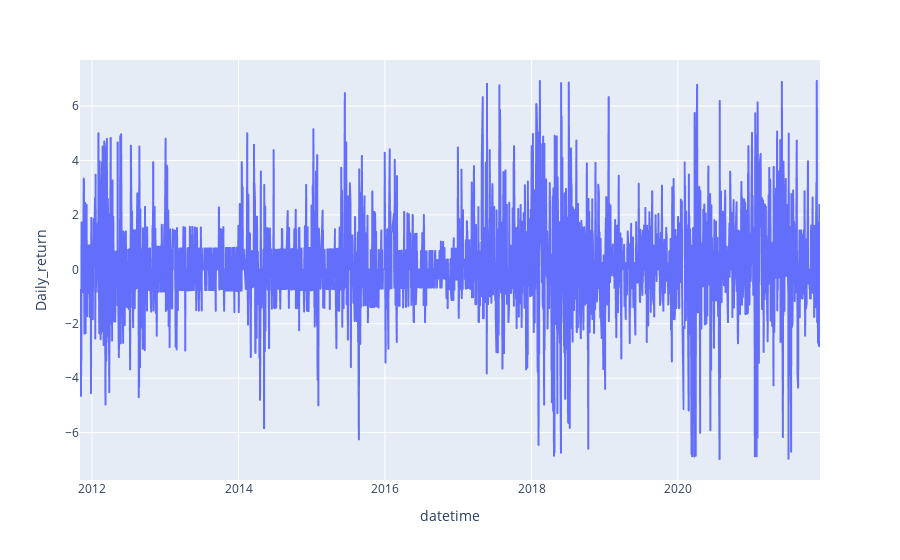

The cell this chart's notebook holds for it:
### Code cell
fig = go.Figure()
px.line(df, x='datetime', y='Daily_return', labels={'x':'Date', 'y':'Daily_Return_%'})

### Figure 1 — Plotly figure (JSON) as saved in the notebook; plotly's stock layout.template omitted (floating-point values rounded to 4 significant figures; data arrays with more than 128 entries replaced by an {"elided": "..."} marker saying what was removed)
{"data": [{"hovertemplate": "datetime=%{x}<br>Daily_return=%{y}<extra></extra>", "legendgroup": "", "line": {"color": "#636efa", "dash": "solid"}, "mode": "lines", "name": "", "showlegend": false, "type": "scattergl", "x": {"elided": "2524 str values"}, "xaxis": "x", "y": {"elided": "2524 float values"}, "yaxis": "y"}], "layout": {"legend": {"tracegroupgap": 0}, "margin": {"t": 60}, "xaxis": {"anchor": "y", "domain": [0, 1], "title": {"text": "datetime"}}, "yaxis": {"anchor": "x", "domain": [0, 1], "title": {"text": "Daily_return"}}}}
